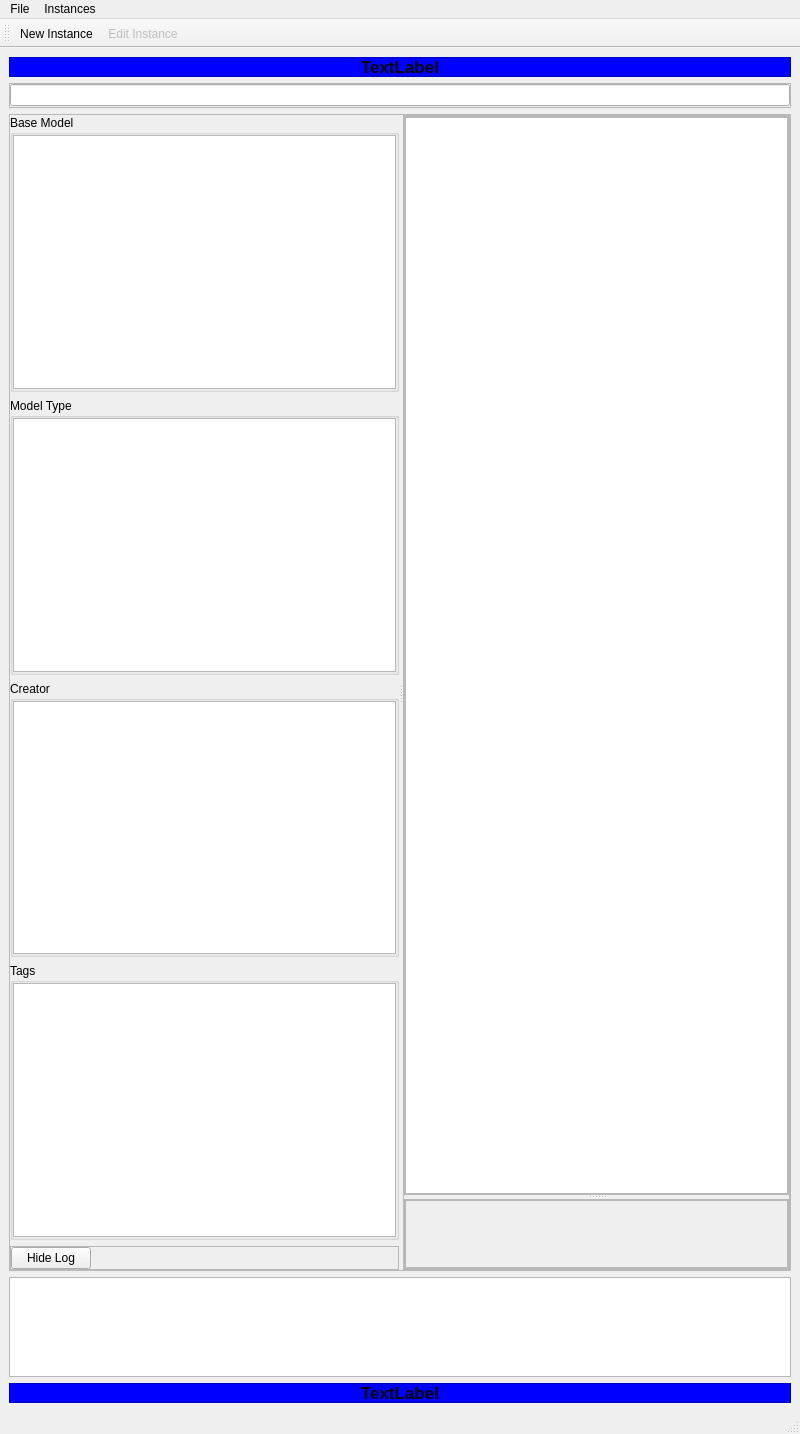
<?xml version="1.0" encoding="UTF-8"?>
<ui version="4.0">
 <class>w_main</class>
 <widget class="QMainWindow" name="w_main">
  <property name="geometry">
   <rect>
    <x>0</x>
    <y>0</y>
    <width>800</width>
    <height>1434</height>
   </rect>
  </property>
  <property name="windowTitle">
   <string>MainWindow</string>
  </property>
  <widget class="QWidget" name="centralwidget">
   <layout class="QVBoxLayout" name="verticalLayout_5">
    <item>
     <widget class="QFrame" name="frame_5">
      <property name="minimumSize">
       <size>
        <width>0</width>
        <height>20</height>
       </size>
      </property>
      <property name="maximumSize">
       <size>
        <width>16777215</width>
        <height>20</height>
       </size>
      </property>
      <property name="styleSheet">
       <string notr="true">background-color: rgb(0, 0, 255);</string>
      </property>
      <property name="frameShape">
       <enum>QFrame::StyledPanel</enum>
      </property>
      <property name="frameShadow">
       <enum>QFrame::Raised</enum>
      </property>
      <layout class="QGridLayout" name="gridLayout_6">
       <property name="leftMargin">
        <number>0</number>
       </property>
       <property name="topMargin">
        <number>0</number>
       </property>
       <property name="rightMargin">
        <number>0</number>
       </property>
       <property name="bottomMargin">
        <number>0</number>
       </property>
       <property name="spacing">
        <number>6</number>
       </property>
       <item row="0" column="0">
        <widget class="QLabel" name="label_3">
         <property name="font">
          <font>
           <pointsize>13</pointsize>
           <bold>true</bold>
          </font>
         </property>
         <property name="text">
          <string>TextLabel</string>
         </property>
         <property name="alignment">
          <set>Qt::AlignCenter</set>
         </property>
        </widget>
       </item>
      </layout>
     </widget>
    </item>
    <item>
     <widget class="QFrame" name="fsearch">
      <property name="maximumSize">
       <size>
        <width>16777215</width>
        <height>25</height>
       </size>
      </property>
      <property name="frameShape">
       <enum>QFrame::StyledPanel</enum>
      </property>
      <property name="frameShadow">
       <enum>QFrame::Raised</enum>
      </property>
      <layout class="QHBoxLayout" name="horizontalLayout">
       <property name="leftMargin">
        <number>0</number>
       </property>
       <property name="topMargin">
        <number>0</number>
       </property>
       <property name="rightMargin">
        <number>0</number>
       </property>
       <property name="bottomMargin">
        <number>0</number>
       </property>
       <item>
        <widget class="QLineEdit" name="le_search"/>
       </item>
      </layout>
     </widget>
    </item>
    <item>
     <widget class="QFrame" name="frame_2">
      <property name="frameShape">
       <enum>QFrame::StyledPanel</enum>
      </property>
      <property name="frameShadow">
       <enum>QFrame::Raised</enum>
      </property>
      <layout class="QHBoxLayout" name="horizontalLayout_2">
       <property name="leftMargin">
        <number>0</number>
       </property>
       <property name="topMargin">
        <number>0</number>
       </property>
       <property name="rightMargin">
        <number>0</number>
       </property>
       <property name="bottomMargin">
        <number>0</number>
       </property>
       <item>
        <widget class="QSplitter" name="splitter_2">
         <property name="baseSize">
          <size>
           <width>0</width>
           <height>0</height>
          </size>
         </property>
         <property name="lineWidth">
          <number>1</number>
         </property>
         <property name="orientation">
          <enum>Qt::Horizontal</enum>
         </property>
         <property name="opaqueResize">
          <bool>false</bool>
         </property>
         <widget class="QScrollArea" name="sasort">
          <property name="maximumSize">
           <size>
            <width>16777215</width>
            <height>16777215</height>
           </size>
          </property>
          <property name="baseSize">
           <size>
            <width>200</width>
            <height>0</height>
           </size>
          </property>
          <property name="frameShape">
           <enum>QFrame::NoFrame</enum>
          </property>
          <property name="frameShadow">
           <enum>QFrame::Plain</enum>
          </property>
          <property name="horizontalScrollBarPolicy">
           <enum>Qt::ScrollBarAlwaysOff</enum>
          </property>
          <property name="sizeAdjustPolicy">
           <enum>QAbstractScrollArea::AdjustToContents</enum>
          </property>
          <property name="widgetResizable">
           <bool>true</bool>
          </property>
          <widget class="QWidget" name="scrollAreaWidgetContents_2">
           <property name="geometry">
            <rect>
             <x>0</x>
             <y>0</y>
             <width>386</width>
             <height>1148</height>
            </rect>
           </property>
           <layout class="QVBoxLayout" name="verticalLayout_9">
            <property name="leftMargin">
             <number>0</number>
            </property>
            <property name="topMargin">
             <number>0</number>
            </property>
            <property name="rightMargin">
             <number>0</number>
            </property>
            <property name="bottomMargin">
             <number>0</number>
            </property>
            <item>
             <widget class="QGroupBox" name="gbbase">
              <property name="title">
               <string>Base Model</string>
              </property>
              <property name="flat">
               <bool>true</bool>
              </property>
              <layout class="QVBoxLayout" name="verticalLayout_8">
               <property name="leftMargin">
                <number>0</number>
               </property>
               <property name="topMargin">
                <number>0</number>
               </property>
               <property name="rightMargin">
                <number>0</number>
               </property>
               <property name="bottomMargin">
                <number>0</number>
               </property>
               <item>
                <widget class="QListView" name="lv_base_model">
                 <property name="sizePolicy">
                  <sizepolicy hsizetype="Expanding" vsizetype="Expanding">
                   <horstretch>0</horstretch>
                   <verstretch>0</verstretch>
                  </sizepolicy>
                 </property>
                 <property name="selectionMode">
                  <enum>QAbstractItemView::MultiSelection</enum>
                 </property>
                </widget>
               </item>
              </layout>
             </widget>
            </item>
            <item>
             <widget class="QGroupBox" name="gbmodel">
              <property name="title">
               <string>Model Type</string>
              </property>
              <property name="flat">
               <bool>true</bool>
              </property>
              <layout class="QVBoxLayout" name="verticalLayout_7">
               <property name="leftMargin">
                <number>0</number>
               </property>
               <property name="topMargin">
                <number>0</number>
               </property>
               <property name="rightMargin">
                <number>0</number>
               </property>
               <property name="bottomMargin">
                <number>0</number>
               </property>
               <item>
                <widget class="QListView" name="lv_model_type">
                 <property name="alternatingRowColors">
                  <bool>true</bool>
                 </property>
                 <property name="selectionMode">
                  <enum>QAbstractItemView::MultiSelection</enum>
                 </property>
                 <property name="selectionRectVisible">
                  <bool>true</bool>
                 </property>
                </widget>
               </item>
              </layout>
             </widget>
            </item>
            <item>
             <widget class="QGroupBox" name="gbcreator">
              <property name="title">
               <string>Creator</string>
              </property>
              <property name="flat">
               <bool>true</bool>
              </property>
              <layout class="QVBoxLayout" name="verticalLayout_4">
               <property name="leftMargin">
                <number>0</number>
               </property>
               <property name="topMargin">
                <number>0</number>
               </property>
               <property name="rightMargin">
                <number>0</number>
               </property>
               <property name="bottomMargin">
                <number>0</number>
               </property>
               <item>
                <widget class="QListView" name="lv_creator"/>
               </item>
              </layout>
             </widget>
            </item>
            <item>
             <widget class="QGroupBox" name="gbtags">
              <property name="title">
               <string>Tags</string>
              </property>
              <property name="flat">
               <bool>true</bool>
              </property>
              <layout class="QVBoxLayout" name="verticalLayout_2">
               <property name="leftMargin">
                <number>0</number>
               </property>
               <property name="topMargin">
                <number>0</number>
               </property>
               <property name="rightMargin">
                <number>0</number>
               </property>
               <property name="bottomMargin">
                <number>0</number>
               </property>
               <item>
                <widget class="QListView" name="lv_tags"/>
               </item>
              </layout>
             </widget>
            </item>
            <item>
             <widget class="QFrame" name="frame_3">
              <property name="frameShape">
               <enum>QFrame::StyledPanel</enum>
              </property>
              <property name="frameShadow">
               <enum>QFrame::Raised</enum>
              </property>
              <layout class="QHBoxLayout" name="horizontalLayout_3">
               <property name="spacing">
                <number>6</number>
               </property>
               <property name="leftMargin">
                <number>0</number>
               </property>
               <property name="topMargin">
                <number>0</number>
               </property>
               <property name="rightMargin">
                <number>0</number>
               </property>
               <property name="bottomMargin">
                <number>0</number>
               </property>
               <item>
                <widget class="QPushButton" name="pb_log">
                 <property name="text">
                  <string>Hide Log</string>
                 </property>
                </widget>
               </item>
               <item>
                <spacer name="horizontalSpacer">
                 <property name="orientation">
                  <enum>Qt::Horizontal</enum>
                 </property>
                 <property name="sizeHint" stdset="0">
                  <size>
                   <width>40</width>
                   <height>20</height>
                  </size>
                 </property>
                </spacer>
               </item>
              </layout>
             </widget>
            </item>
           </layout>
          </widget>
         </widget>
         <widget class="QFrame" name="frame_6">
          <property name="frameShape">
           <enum>QFrame::StyledPanel</enum>
          </property>
          <property name="frameShadow">
           <enum>QFrame::Raised</enum>
          </property>
          <property name="lineWidth">
           <number>-3</number>
          </property>
          <layout class="QVBoxLayout" name="verticalLayout">
           <property name="leftMargin">
            <number>0</number>
           </property>
           <property name="topMargin">
            <number>0</number>
           </property>
           <property name="rightMargin">
            <number>0</number>
           </property>
           <property name="bottomMargin">
            <number>0</number>
           </property>
           <item>
            <widget class="QSplitter" name="splitter">
             <property name="autoFillBackground">
              <bool>false</bool>
             </property>
             <property name="frameShape">
              <enum>QFrame::NoFrame</enum>
             </property>
             <property name="lineWidth">
              <number>1</number>
             </property>
             <property name="midLineWidth">
              <number>0</number>
             </property>
             <property name="orientation">
              <enum>Qt::Vertical</enum>
             </property>
             <property name="opaqueResize">
              <bool>false</bool>
             </property>
             <widget class="QFrame" name="frame_7">
              <property name="frameShape">
               <enum>QFrame::StyledPanel</enum>
              </property>
              <property name="frameShadow">
               <enum>QFrame::Raised</enum>
              </property>
              <layout class="QVBoxLayout" name="verticalLayout_3">
               <property name="leftMargin">
                <number>0</number>
               </property>
               <property name="topMargin">
                <number>0</number>
               </property>
               <property name="rightMargin">
                <number>0</number>
               </property>
               <property name="bottomMargin">
                <number>0</number>
               </property>
               <item>
                <widget class="QTableView" name="tv_models">
                 <property name="alternatingRowColors">
                  <bool>true</bool>
                 </property>
                 <property name="selectionBehavior">
                  <enum>QAbstractItemView::SelectRows</enum>
                 </property>
                 <property name="showGrid">
                  <bool>false</bool>
                 </property>
                 <property name="sortingEnabled">
                  <bool>true</bool>
                 </property>
                 <property name="cornerButtonEnabled">
                  <bool>false</bool>
                 </property>
                 <attribute name="horizontalHeaderDefaultSectionSize">
                  <number>200</number>
                 </attribute>
                 <attribute name="horizontalHeaderStretchLastSection">
                  <bool>true</bool>
                 </attribute>
                 <attribute name="verticalHeaderVisible">
                  <bool>false</bool>
                 </attribute>
                </widget>
               </item>
              </layout>
             </widget>
             <widget class="QScrollArea" name="scrollArea">
              <property name="horizontalScrollBarPolicy">
               <enum>Qt::ScrollBarAsNeeded</enum>
              </property>
              <property name="sizeAdjustPolicy">
               <enum>QAbstractScrollArea::AdjustToContents</enum>
              </property>
              <property name="widgetResizable">
               <bool>true</bool>
              </property>
              <widget class="QWidget" name="scrollAreaWidgetContents">
               <property name="geometry">
                <rect>
                 <x>0</x>
                 <y>0</y>
                 <width>385</width>
                 <height>69</height>
                </rect>
               </property>
               <layout class="QVBoxLayout" name="verticalLayout_6">
                <property name="leftMargin">
                 <number>0</number>
                </property>
                <property name="topMargin">
                 <number>0</number>
                </property>
                <property name="rightMargin">
                 <number>0</number>
                </property>
                <property name="bottomMargin">
                 <number>0</number>
                </property>
                <item>
                 <widget class="QFrame" name="frame">
                  <property name="frameShape">
                   <enum>QFrame::StyledPanel</enum>
                  </property>
                  <property name="frameShadow">
                   <enum>QFrame::Raised</enum>
                  </property>
                  <layout class="QGridLayout" name="gridLayout_8">
                   <property name="leftMargin">
                    <number>0</number>
                   </property>
                   <property name="topMargin">
                    <number>0</number>
                   </property>
                   <property name="rightMargin">
                    <number>0</number>
                   </property>
                   <property name="bottomMargin">
                    <number>0</number>
                   </property>
                  </layout>
                 </widget>
                </item>
               </layout>
              </widget>
             </widget>
            </widget>
           </item>
          </layout>
         </widget>
        </widget>
       </item>
      </layout>
     </widget>
    </item>
    <item>
     <widget class="QTextEdit" name="te_log">
      <property name="maximumSize">
       <size>
        <width>16777215</width>
        <height>100</height>
       </size>
      </property>
     </widget>
    </item>
    <item>
     <widget class="QFrame" name="frame_4">
      <property name="minimumSize">
       <size>
        <width>0</width>
        <height>20</height>
       </size>
      </property>
      <property name="maximumSize">
       <size>
        <width>16777215</width>
        <height>20</height>
       </size>
      </property>
      <property name="styleSheet">
       <string notr="true">background-color: rgb(0, 0, 255);</string>
      </property>
      <property name="frameShape">
       <enum>QFrame::StyledPanel</enum>
      </property>
      <property name="frameShadow">
       <enum>QFrame::Raised</enum>
      </property>
      <layout class="QGridLayout" name="gridLayout_5">
       <property name="leftMargin">
        <number>0</number>
       </property>
       <property name="topMargin">
        <number>0</number>
       </property>
       <property name="rightMargin">
        <number>0</number>
       </property>
       <property name="bottomMargin">
        <number>0</number>
       </property>
       <property name="spacing">
        <number>6</number>
       </property>
       <item row="0" column="0">
        <widget class="QLabel" name="label">
         <property name="font">
          <font>
           <pointsize>13</pointsize>
           <bold>true</bold>
          </font>
         </property>
         <property name="text">
          <string>TextLabel</string>
         </property>
         <property name="alignment">
          <set>Qt::AlignCenter</set>
         </property>
        </widget>
       </item>
      </layout>
     </widget>
    </item>
   </layout>
  </widget>
  <widget class="QMenuBar" name="menubar">
   <property name="geometry">
    <rect>
     <x>0</x>
     <y>0</y>
     <width>800</width>
     <height>22</height>
    </rect>
   </property>
   <widget class="QMenu" name="menuFile">
    <property name="title">
     <string>File</string>
    </property>
    <addaction name="actionImport_Models"/>
    <addaction name="actionSettings"/>
   </widget>
   <widget class="QMenu" name="menuInstances">
    <property name="title">
     <string>Instances</string>
    </property>
    <addaction name="actionNew_Instance"/>
   </widget>
   <addaction name="menuFile"/>
   <addaction name="menuInstances"/>
  </widget>
  <widget class="QStatusBar" name="statusbar"/>
  <widget class="QToolBar" name="toolBar">
   <property name="windowTitle">
    <string>toolBar</string>
   </property>
   <attribute name="toolBarArea">
    <enum>TopToolBarArea</enum>
   </attribute>
   <attribute name="toolBarBreak">
    <bool>false</bool>
   </attribute>
   <addaction name="actionNew_Instance"/>
   <addaction name="actionEdit_Instance"/>
  </widget>
  <action name="actionImport_Models">
   <property name="text">
    <string>Import Models</string>
   </property>
  </action>
  <action name="actionSettings">
   <property name="text">
    <string>Settings</string>
   </property>
  </action>
  <action name="actionNew_Instance">
   <property name="enabled">
    <bool>true</bool>
   </property>
   <property name="icon">
    <iconset resource="icons.qrc">
     <normaloff>:/tools/icons/plus-button.png</normaloff>:/tools/icons/plus-button.png</iconset>
   </property>
   <property name="text">
    <string>New Instance</string>
   </property>
  </action>
  <action name="actionEdit_Instance">
   <property name="enabled">
    <bool>false</bool>
   </property>
   <property name="icon">
    <iconset resource="icons.qrc">
     <normaloff>:/tools/icons/pencil.png</normaloff>:/tools/icons/pencil.png</iconset>
   </property>
   <property name="text">
    <string>Edit Instance</string>
   </property>
  </action>
 </widget>
 <resources>
  <include location="icons.qrc"/>
 </resources>
 <connections/>
</ui>
